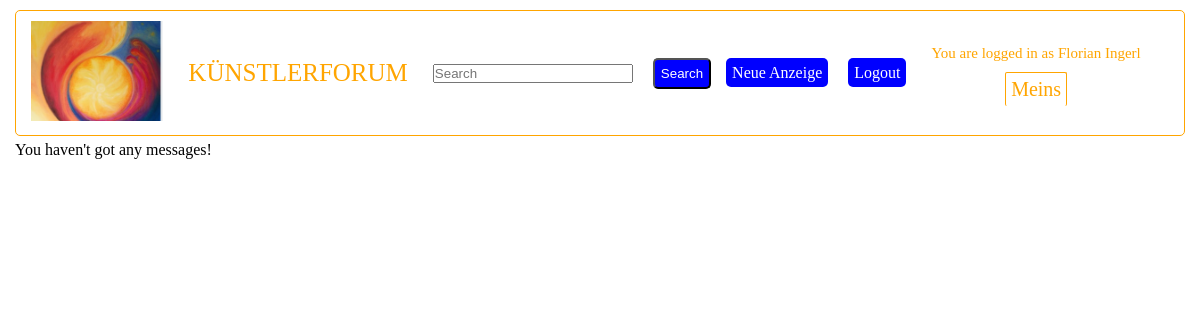
The page /mymessages.php (signed in) on the database as committed earlier.
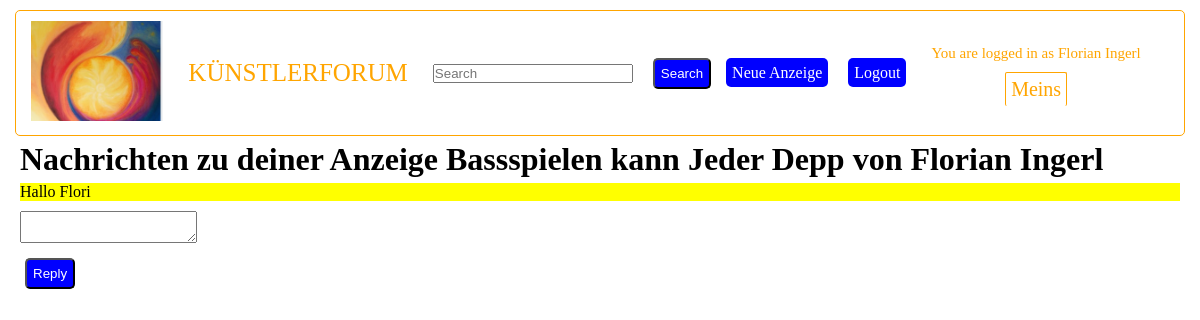
The same page on the database as committed later.
### tables this page shows
CREATE TABLE IF NOT EXISTS `users` (
  `email` varchar(50) NOT NULL,
  `firstname` varchar(50) NOT NULL,
  `lastname` varchar(50) NOT NULL,
  `password` varchar(50) NOT NULL,
  PRIMARY KEY (`email`)
);

CREATE TABLE IF NOT EXISTS `messages` (
  `id` int NOT NULL AUTO_INCREMENT,
  `addid` int NOT NULL,
  `fromemail` varchar(50) NOT NULL,
  `toemail` varchar(50) NOT NULL,
  `text` varchar(50) NOT NULL,
  PRIMARY KEY (`id`)
);

CREATE TABLE IF NOT EXISTS `adds` (
  `id` int NOT NULL AUTO_INCREMENT,
  `title` varchar(100) NOT NULL,
  `text` varchar(10000) NOT NULL,
  `useremail` varchar(50) NOT NULL,
  PRIMARY KEY (`id`)
);

### Database.php (called while the page is built, shortened)
<?php
class Database
{
    private $conn;
    public function __construct()
    {
        $servername = "localhost";
        $username = "root2";
        $password = "ABC";
        $databasename = "kuenstlerforum";
        try {
            $this->conn = new PDO("mysql:host=$servername;dbname=$databasename", $username, $password);
            $this->conn->setAttribute(PDO::ATTR_ERRMODE, PDO::ERRMODE_EXCEPTION);
        } catch (PDOException $e) {
            $this->errorMessage = $e->getMessage();
        }
    }
    public function findUserByEMail($email)
    {
        $stmt = $this->conn->prepare("select * from users where email = :email");
        $stmt->bindParam(":email", $email);
        $stmt->execute();
        $stmt->setFetchMode(PDO::FETCH_ASSOC);
        $result = $stmt->fetchAll();
        if (count($result) == 0) {
            return null;
        } else {
            $user = new User();
            $user->email = $email;
            $user->password = $result[0]["password"];
            $user->firstname = $result[0]["firstname"];
            $user->lastname = $result[0]["lastname"];
            return $user;
        }
    }
    public function getAddById($id)
    {
        $stmt =  $this->conn->prepare("select * from adds where id = :id");
        $stmt->bindParam(":id", $id);
        $stmt->execute();
        $stmt->setFetchMode(PDO::FETCH_ASSOC);
        $result = $stmt->fetchAll();
        $add = new Add();
        $add->id = $id;
        $add->title = $result[0]["title"];
        $add->text = $result[0]["text"];
        $add->user = $this->findUserByEMail($result[0]["useremail"]);
        return $add;
    }
    public function getMessagesToOrFromUser($user)
    {
        $stmt =  $this->conn->prepare("select * from messages where toemail = :toemail or fromemail = :fromemail ");
        $stmt->bindParam(":toemail", $user->email);
        $stmt->bindParam(":fromemail", $user->email);
        $stmt->execute();
        $stmt->setFetchMode(PDO::FETCH_ASSOC);
        $result = $stmt->fetchAll();
        $messages = array();
        for ($i = 0; $i < count($result); $i++) {
            $message = new Message();
            $message->id = $result[$i]["id"];
            $message->addId = $result[$i]["addid"];
            $message->fromEmail = $result[$i]["fromemail"];
            $message->toEmail = $result[$i]["toemail"];
            $message->text = $result[$i]["text"];
            $messages[$i] = $message;
        }
        return $messages;
    }
}

### mymessages.php (the view, shortened to what this page needs)
<?php
include "Database.php";
?>
<html>
<head>
</head>
<body>
    <?php
    include "header.php";
    $db = new Database();
    $user = $db->findUserByEMail($_SESSION["loggedUser"]);
    $mymessages = $db->getMessagesToOrFromUser($user);
    if (count($mymessages) == 0) {
        echo "<p>You haven't got any messages!</p>";
    }
    for ($i = 0; $i < count($mymessages); $i++) {
        $m = $mymessages[$i];
        $add = $db->getAddById($m->addId);
        $fromUser = $db->findUserByEMail($m->fromEmail);
    ?>
        <div>
            <h1>Nachrichten zu deiner Anzeige <?php echo $add->title . " von " . $fromUser->firstname . " " . $fromUser->lastname; ?> </h1>
            <div style="background-color: yellow; color: black">
                <?php echo $m->text; ?>
            </div>
            <textarea id="reply<?php echo $m->id; ?>" ncols = "100" nrows = "20">
            </textarea>
            <p>
                <button class="mybutton" onclick="replyToMessage(<?php echo $m->id; ?>);">Reply</button>
            </p>
        </div>
    <?php
    }
    ?>
</body>
</html>

### header.php (shortened to what this page needs)
<ul id="mynavbar">
<li><a href="index.php"><img src="assets/img/logo.png" height="100px"></img></a></li>
<li><a href="index.php" id="logo">Künstlerforum</a></li>
<li><form action="searchadd.php" method="GET"> <input type="text" id="search" name="search" placeholder="Search" ></input>  </li>
<input type="submit" class="mybutton" value="Search"></input> </form> </li>
<?php if(!isset( $_SESSION["loggedUser"]) ){ ?>
<li><a href="login.php" class="mybutton">Sign in</a></li>
<li><a href="signup.php" class="mybutton">Sign up</a> </li>
<?php } else { ?>
<li><a href="postadd.php" class="mybutton">Neue Anzeige</a></li>
<li><a href="logout.php" class="mybutton">Logout</a></li>
<li> <div style="display:flex; flex-direction: column; align-items: center;"> <div style="color:orange; font-size: 15px;">You are logged in as <?php
$email = $_SESSION["loggedUser"];
$db = new Database();
$user = $db->findUserByEMail($email);
echo $user->firstname . " " . $user->lastname ;
?> </div> <div class="meinsmenu">Meins<ul class="meinssubmenu"><li><a href="mymessages.php">Nachrichten</a> </li><li><a href="myadds.php">Anzeigen</a></li><li><a href="myprofile.php">Profil</a></li> </ul></div>  </div> </li>
<?php } ?>
</ul>

### header.php (style rules this page uses)
* { margin: 5px; padding: 0px; box-sizing: border-box; }
#search { display:block; width: 200px; }
.mybutton { padding: 6px; border-radius: 5px; background-color: blue; color: white; }
#mynavbar { display: flex; flex-direction: row; border-radius: 5px; border: solid 1px orange; align-items: center; list-style-type: none; }
a { text-decoration: none; }
#logo { text-transform: uppercase; color: orange ; font-size: 25px; }
.meinsmenu { color: orange; font-size: 20px; position: relative; padding: 5px; border-radius: 2px; border: solid 1px orange; border-bottom: none; margin-bottom: 0px; }

Rows that differ between the two databases and show on the page:
added messages: addid.title "Bassspielen kann Jeder Depp", users.firstname "Florian", users.lastname "Ingerl", text "Hallo Flori"
Other text that changed with them:
text no longer shown: "You haven't got any messages!"
